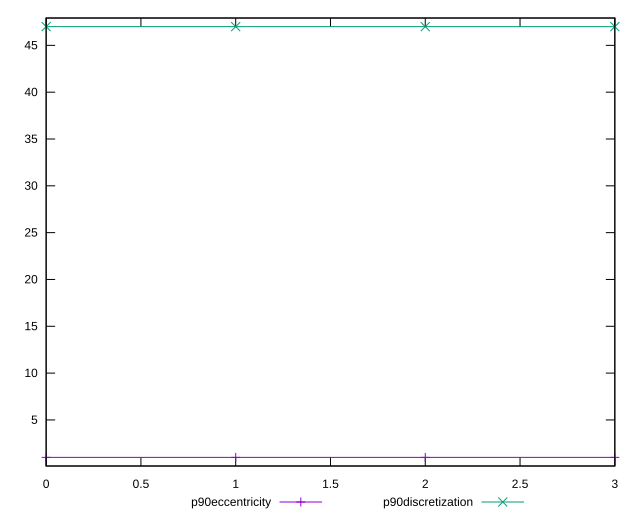

The script that saved this image:
reset

$p90Eccentricity <<EOF
0 1.0000000000000009
1 0.9999999999999976
2 1.0000000000000036
3 1.0000000000000024
EOF

$p90Discretization <<EOF
0 47
1 47
2 47
3 47
EOF

set key outside below
set xrange [0:3]
set yrange [0.07999999999999752:47.92]
set trange [0.07999999999999752:47.92]
set terminal svg size 640, 520 enhanced background rgb 'white'
set output "reports/report_00033_2021-03-01T14-23-16.841Z/unminified-javascript/progression/eccentricity.svg"

plot $p90Eccentricity title "p90eccentricity" with linespoints, \
     $p90Discretization title "p90discretization" with linespoints

reset
